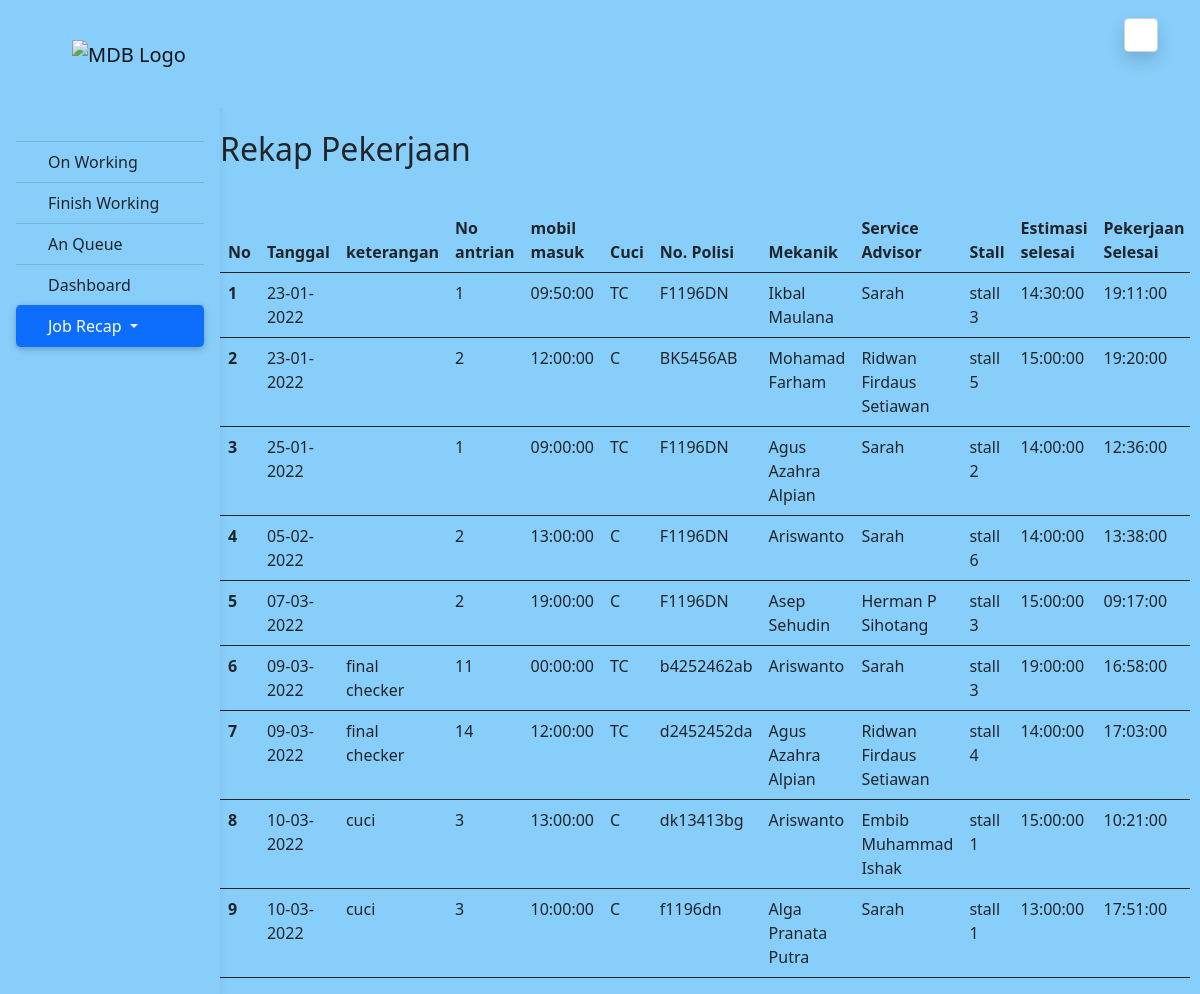
Screenshot of /rekap.php with the database file from the repository.
### tables this page shows
CREATE TABLE `data_rekap` (
  `id` int(11) NOT NULL,
  `tanggal` date NOT NULL,
  `ket` varchar(255) NOT NULL,
  `waktu_selesai` time NOT NULL,
  `cuci` varchar(255) NOT NULL,
  `mobilmasuk` time NOT NULL,
  `antrian` int(11) NOT NULL,
  `plat` varchar(255) NOT NULL,
  `namaPE` varchar(255) NOT NULL,
  `namaSA` varchar(255) NOT NULL,
  `stall` varchar(255) NOT NULL,
  `estimasi` time NOT NULL,
  `stallin` time NOT NULL,
  `stallout` time NOT NULL,
  `FCin` time NOT NULL,
  `FCout` time NOT NULL,
  `cuciin` time NOT NULL,
  `cuciout` time NOT NULL
);

### function.php (called while the page is built, shortened)
<?php
$conn = mysqli_connect("localhost",'root','','mitsubishi');
function query ($data){
    global $conn;
    $result = mysqli_query($conn,$data);
    $rows = [];
    while ($row = mysqli_fetch_assoc($result)) {
        $rows [] = $row;
    }
    return $rows;
}
?>

### rekap.php (the view, shortened to what this page needs)
<?php
require 'function.php';
$result = query("SELECT * FROM data_rekap");
?>
<!doctype html>
<html lang="en">
  <head>
    <link href="https://unpkg.com/aos@2.3.1/dist/aos.css" rel="stylesheet">
    <link href="https://cdn.jsdelivr.net/npm/bootstrap@5.0.2/dist/css/bootstrap.min.css" rel="stylesheet">
  </head>
  <body class="body">
<header>
  <nav id="sidebarMenu" class="collapse d-lg-block sidebar collapse" style="background-color:  #87cefa;" data-aos="fade-right">
    <div class="position-sticky" data-aos="fade-right">
      <div class="list-group list-group-flush mx-3 mt-4" data-aos="fade-right">
        <a
          href="#"
          class="list-group-item list-group-item-action py-2 ripple"
          aria-current="true"
          data-aos="fade-right"
          style="background-color: #87cefa"
        >
        </a>
        <a href="index.php" class="list-group-item list-group-item-action py-2 ripple" style="background-color: #87cefa" data-aos="fade-right">
          <i class="fas fa-chart-area fa-fw me-3"></i><span>On Working</span>
        </a>
        <a href="mobil_selesai.php" class="list-group-item list-group-item-action py-2 ripple" style="background-color: #87cefa" data-aos="fade-right">
            <i class="fas fa-lock fa-fw me-3"></i><span>Finish Working</span>
        </a>
        <a href="antrian.php" class="list-group-item list-group-item-action py-2 ripple" style="background-color: #87cefa" data-aos="fade-right">
            <i class="fas fa-chart-line fa-fw me-3"></i><span>An Queue</span>
        </a>
        <a href="dashboard.php" class="list-group-item list-group-item-action py-2 ripple" style="background-color: #87cefa" data-aos="fade-right">
          <i class="fas fa-chart-pie fa-fw me-3"></i><span>Dashboard</span>
        </a>
              <a class="btn dropdown-toggle list-group-item list-group-item-action py-2 ripple active" data-aos="fade-right" href="#" role="button" id="dropdownMenuLink" data-bs-toggle="dropdown" aria-expanded="false">
                <i class="fas fa-chart-bar fa-fw me-3"></i><span>Job Recap</span>
              </a>
      </div>
    </div>
  </nav>
  <nav id="main-navbar" class="navbar navbar-expand-lg navbar-light fixed-top" style="background-color:  #87cefa;">
    <div class="container-fluid" style="background-color:  #87cefa;">
      <a class="navbar-brand nav-img img" href="#" data-aos="fade-right">
        <img
          src="img/img remove/red-blak-mits.png"
          height="88"
          alt="MDB Logo"
          loading="lazy"
        />
      </a>
     <ul class="navbar-nav ms-auto d-flex flex-row" data-aos="fade-left">
        <li class="nav-item time" style="padding-right: 30px; padding-top:10px" data-aos="fade-left">
          <h1 id="timestamp" class="form-control mr-sm-2 shadow p-3 mb-5 bg-body rounded"></h1>
        </li>
      </ul>
    </div>
  </nav>
</header>
  <main class="main" style="margin-top: 130px;">
<div class="table-responsive">
<h2 class='mb-3'>Rekap Pekerjaan</h2>
  <table id="dtBasicExample" class="table" width="100%">
    <thead>
      <tr>
        <th class="th-sm">No</th>
        <th class="th-sm">Tanggal</th>
        <th class="th-sm">keterangan</th>
        <th class="th-sm">No antrian</th>
        <th class="th-sm">mobil masuk</th>
        <th class="th-sm">Cuci</th>
        <th class="th-sm">No. Polisi</th>
        <th class="th-sm">Mekanik</th>
        <th class="th-sm">Service Advisor</th>
        <th class="th-sm">Stall</th>
        <th class="th-sm">Estimasi selesai</th>
        <th class="th-sm">Pekerjaan Selesai</th>
      </tr>
    </thead>
    <?php $no = 1 ?>
    <?php foreach ($result as $row): ?>
    <tbody>
      <tr>
        <th><?= $no ?></th>
        <td><?= date('d-m-Y', strtotime($row["tanggal"])); ?></td>
        <td><?= $row['ket'] ?></td>
        <td><?= $row['antrian'] ?></td>
        <td><?= $row['mobilmasuk'] ?></td>
        <td><?= $row['cuci'] ?></td>
        <td><?= $row['plat'] ?></td>
        <td><?= $row['namaPE'] ?></td>
        <td><?= $row['namaSA'] ?></td>
        <td><?= $row['stall'] ?></td>
        <td><?= $row['estimasi'] ?></td>
        <td><?= $row['waktu_selesai'] ?></td>
      </tr>
    <tbody>
    <?php $no++ ?>
    <?php endforeach; ?>
  </table>
  </div>
 </main>
  </body>
</html>

### rekap.php (style rules this page uses)
.body { background-color: #87cefa }
@media (min-width: 991.98px) { main { padding-left: 220px; padding-right: 10px; } }
@media (min-width: 991.98px) { .nav-img img { padding-left: 60px; } }
.sidebar { position: fixed; top: 0; bottom: 0; left: 0; padding: 77px 0 0; box-shadow: 0 2px 5px 0 rgb(0 0 0 / 5%), 0 2px 10px 0 rgb(0 0 0 / 5%); width: 220px; z-index: 600; }
.sidebar .active { border-radius: 5px; box-shadow: 0 2px 5px 0 rgb(0 0 0 / 16%), 0 2px 10px 0 rgb(0 0 0 / 12%); }

### rows the page displays
data_rekap: tanggal "23-01-2022", antrian "1", mobilmasuk "09:50:00", cuci "TC", plat "F1196DN", namaPE "Ikbal Maulana", namaSA "Sarah", stall "stall 3", estimasi "14:30:00", waktu_selesai "19:11:00"
data_rekap: tanggal "23-01-2022", antrian "2", mobilmasuk "12:00:00", cuci "C", plat "BK5456AB", namaPE "Mohamad Farham", namaSA "Ridwan Firdaus Setiawan", stall "stall 5", estimasi "15:00:00", waktu_selesai "19:20:00"
data_rekap: tanggal "25-01-2022", antrian "1", mobilmasuk "09:00:00", cuci "TC", plat "F1196DN", namaPE "Agus Azahra Alpian", namaSA "Sarah", stall "stall 2", estimasi "14:00:00", waktu_selesai "12:36:00"
data_rekap: tanggal "05-02-2022", antrian "2", mobilmasuk "13:00:00", cuci "C", plat "F1196DN", namaPE "Ariswanto", namaSA "Sarah", stall "stall 6", estimasi "14:00:00", waktu_selesai "13:38:00"
data_rekap: tanggal "07-03-2022", antrian "2", mobilmasuk "19:00:00", cuci "C", plat "F1196DN", namaPE "Asep Sehudin", namaSA "Herman P Sihotang", stall "stall 3", estimasi "15:00:00", waktu_selesai "09:17:00"
data_rekap: tanggal "09-03-2022", ket "final checker", antrian "11", mobilmasuk "00:00:00", cuci "TC", plat "b4252462ab", namaPE "Ariswanto", namaSA "Sarah", stall "stall 3", estimasi "19:00:00", waktu_selesai "16:58:00"
data_rekap: tanggal "09-03-2022", ket "final checker", antrian "14", mobilmasuk "12:00:00", cuci "TC", plat "d2452452da", namaPE "Agus Azahra Alpian", namaSA "Ridwan Firdaus Setiawan", stall "stall 4", estimasi "14:00:00", waktu_selesai "17:03:00"
data_rekap: tanggal "10-03-2022", ket "cuci", antrian "3", mobilmasuk "13:00:00", cuci "C", plat "dk13413bg", namaPE "Ariswanto", namaSA "Embib Muhammad Ishak", stall "stall 1", estimasi "15:00:00", waktu_selesai "10:21:00"
data_rekap: tanggal "10-03-2022", ket "cuci", antrian "3", mobilmasuk "10:00:00", cuci "C", plat "f1196dn", namaPE "Alga Pranata Putra", namaSA "Sarah", stall "stall 1", estimasi "13:00:00", waktu_selesai "17:51:00"
